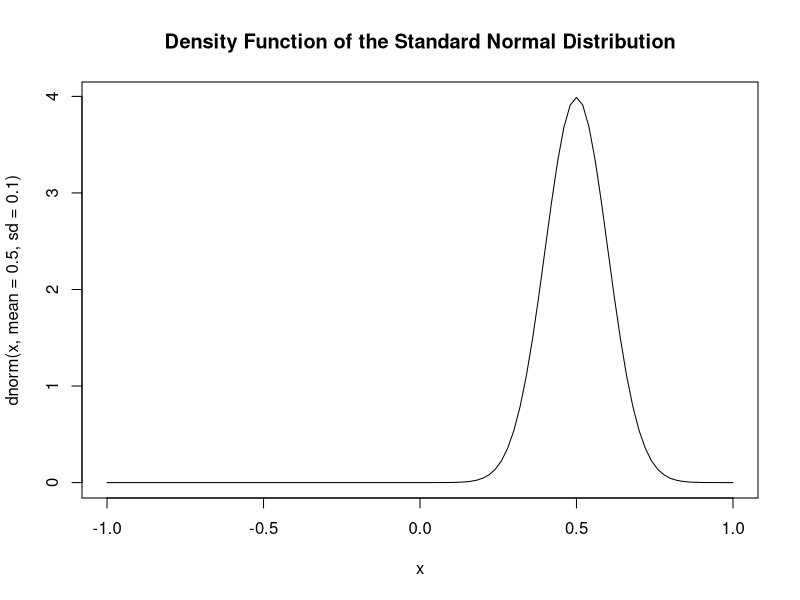
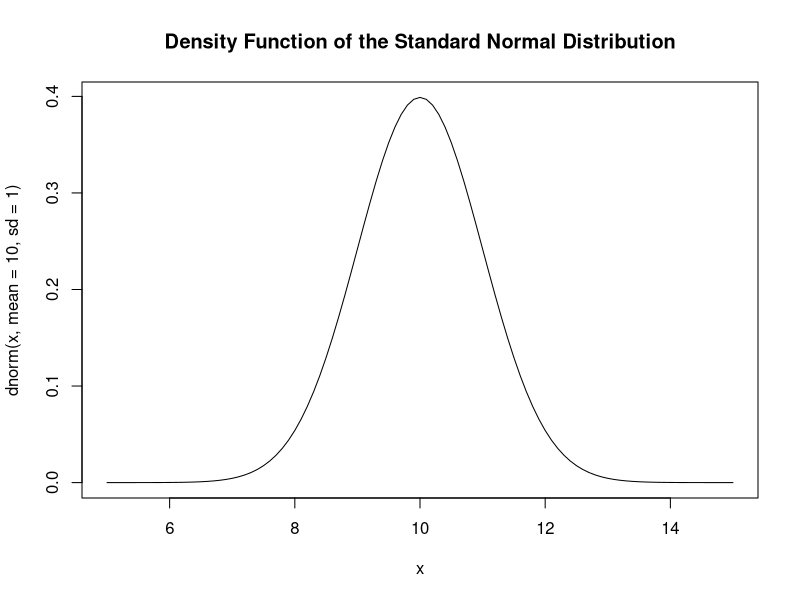
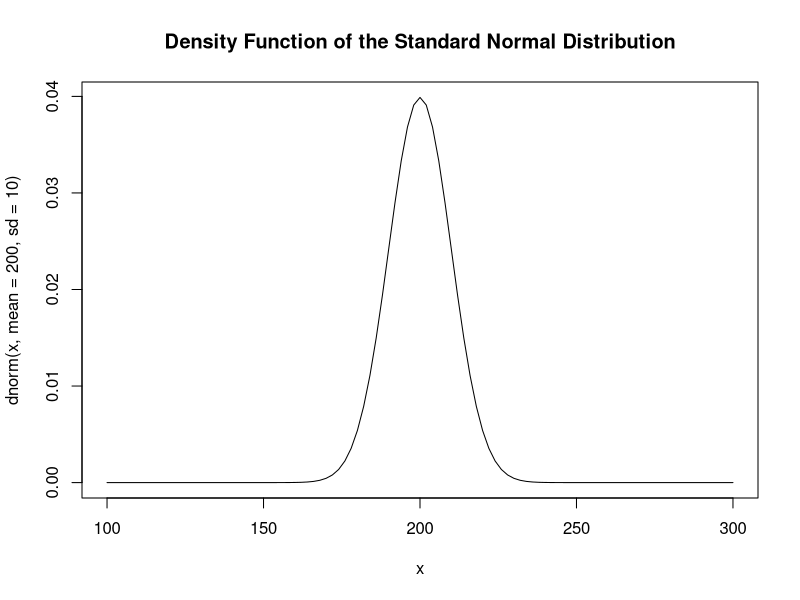
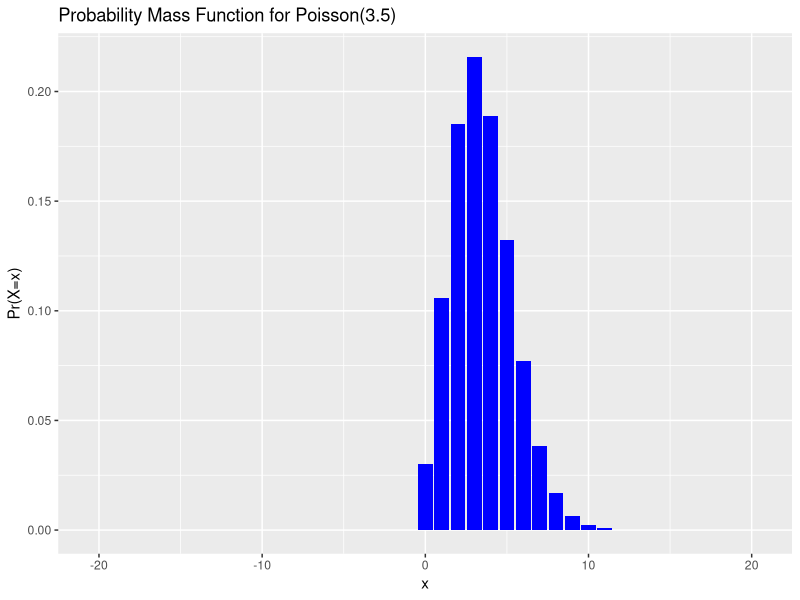
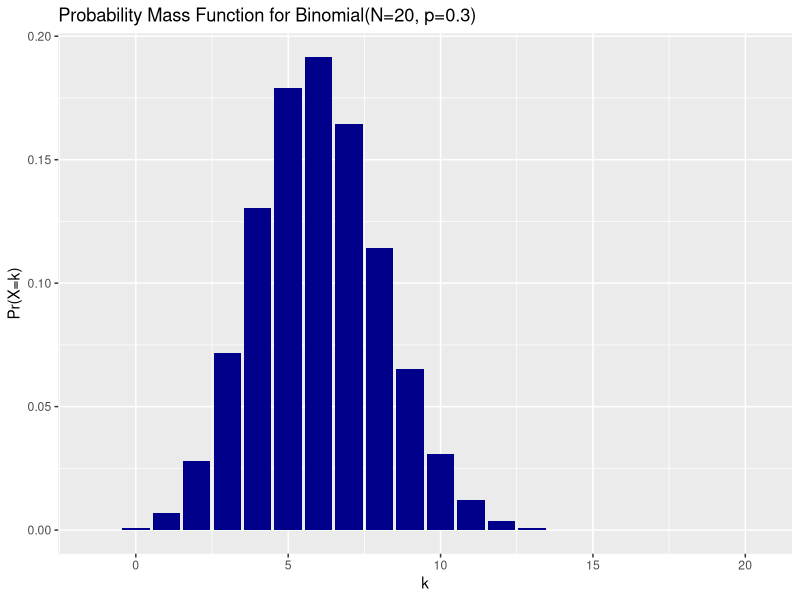

The R script that drew these images, in order:
## ---- chunk 1
knitr::opts_chunk$set(error = TRUE, fig.width = 12, fig.height = 8, fig.asp = 0.618)
## ---- chunk 2
library(tidyverse)
library(patchwork)
library(kableExtra)
## ---- chunk 3
age_ranges=c("18-29","30-44", "45-64", "65+") 
n=c(200,250,300, 250) #total number of respondents by age_ranges
age_proportion=c(.5, .6, .4, .3) #prop of age range who support taxes
support_higher_taxes=sum(age_proportion*n) / sum(n) #

#display table of stratum, associated weights, and the weighted average of 
#respondents supporting higher taxes
table <- tibble(age_ranges, n, age_proportion) 
kable(table, caption = "Table of Weighted Responses by Age Range") %>%
  kable_styling(latex_options = "hold_position")
sprintf("Proportion of Respondents Supporting Higher Taxes = %.2f%%", support_higher_taxes)
## ---- chunk 4
age_ranges=c("18-29","30-44", "45-64", "65+") 
n=c(200,250,300, 250) #total number of respondents by age_ranges
age_prop_new=c(.4, .5, .4, .3) #prop of age range who support taxes
support_higher_taxes_new=sum(age_prop_new*n) / sum(n) #weighted average

#display table of stratum, associated weights, and the weighted average of 
#respondents supporting higher taxes
table <- tibble(age_ranges, n, age_prop_new) 
kable(table, caption = "Table of Weighted Responses by Age Range") %>%
  kable_styling(latex_options = "hold_position")
sprintf("New Proportion of Respondents Supporting Higher Taxes = %.2f%%", 
        support_higher_taxes_new)
## ---- chunk 5

curve(dnorm(x, mean = .5, sd = .1), from=-1, to=1, main="Density Function of the Standard Normal Distribution")
curve(dnorm(x, mean = 10, sd = 1),from=5, to=15, main="Density Function of the Standard Normal Distribution")
curve(dnorm(x, mean = 200, sd = 10), from=100, to=300, main="Density Function of the Standard Normal Distribution")
## ---- chunk 6

poissonpmf <- tibble(
                     x = -20:20,
                     prob = dpois(x,3.5)
                    )

ggplot(data = poissonpmf, mapping = aes(x = x, y = prob)) +
      geom_col(fill="blue") + 
      ggtitle("Probability Mass Function for Poisson(3.5)") +
      xlab("x") + 
      ylab("Pr(X=x)")
## ---- chunk 7

dbinom <- tibble(x = -1:20,
                success = dbinom(x, 20, 0.3)
                )
ggplot(data = dbinom, mapping = aes(x = x, y = success)) +
      geom_col(fill="dark blue") +
      ggtitle("Probability Mass Function for Binomial(N=20, p=0.3)") +
      xlab("k") +
      ylab("Pr(X=k)")
## ---- chunk 8

sigma_x <- 2.9
sigma_y <- 2.7
mu_x <- 69.1
mu_y <- 63.7
ro <- 0.3

#produce variates of normal distribution for each partner in marriage with n 10,000
z1 <- rnorm(10000)
z2 <- rnorm(10000)

#sample of 1000 from normal distribution of each marriage partner 
sims_z1 <- sample(z1, size = 1000)
sims_z2 <- sample(z2, size = 1000)

#define X and Y
X <- sigma_x * sims_z1[1] + mu_x
Y <- sigma_y * ((ro * sims_z1[1]) + (sims_z2[1] * (sqrt(1 - ro**2)))) + mu_y

#create variable 'average' and compare correlation of simulation to ro
average <- (X + Y) / 2
correlation <- cor(sims_z1, sims_z2)

#produce table of results
tibble("Z_1" = sims_z1[1],
       "Z_2" = sims_z2[1],
       X,
       Y,
       "Average" = average,
       "Correlation" = correlation)
